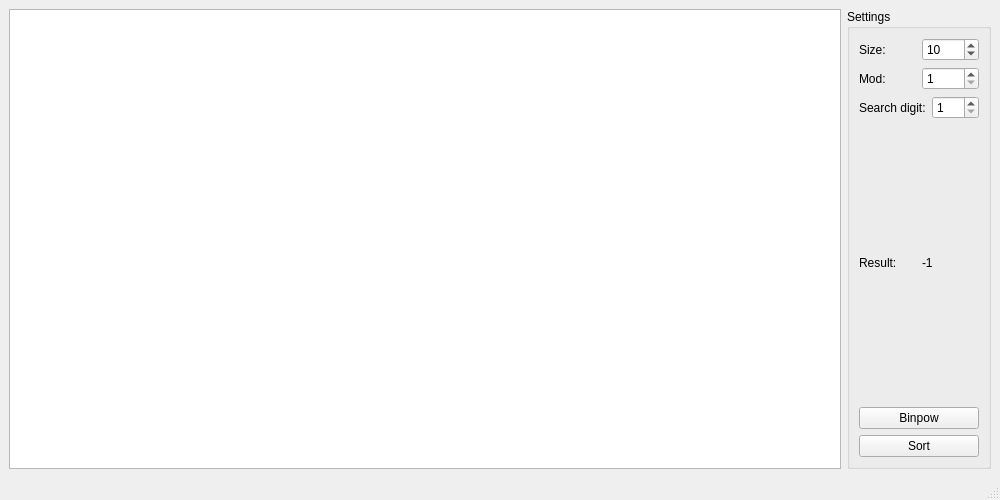
<?xml version="1.0" encoding="UTF-8"?>
<ui version="4.0">
 <class>MainWindow</class>
 <widget class="QMainWindow" name="MainWindow">
  <property name="geometry">
   <rect>
    <x>0</x>
    <y>0</y>
    <width>1000</width>
    <height>500</height>
   </rect>
  </property>
  <property name="maximumSize">
   <size>
    <width>1000</width>
    <height>500</height>
   </size>
  </property>
  <property name="windowTitle">
   <string>MainWindow</string>
  </property>
  <widget class="QWidget" name="centralwidget">
   <layout class="QHBoxLayout" name="horizontalLayout_7">
    <item>
     <widget class="QGraphicsView" name="graphicsView"/>
    </item>
    <item>
     <widget class="QGroupBox" name="groupBox">
      <property name="title">
       <string>Settings</string>
      </property>
      <layout class="QVBoxLayout" name="verticalLayout">
       <item>
        <layout class="QHBoxLayout" name="horizontalLayout_2">
         <item>
          <widget class="QLabel" name="label_3">
           <property name="text">
            <string>Size:</string>
           </property>
          </widget>
         </item>
         <item>
          <widget class="QSpinBox" name="spinBoxSize">
           <property name="minimum">
            <number>1</number>
           </property>
           <property name="maximum">
            <number>100</number>
           </property>
           <property name="value">
            <number>10</number>
           </property>
          </widget>
         </item>
        </layout>
       </item>
       <item>
        <layout class="QHBoxLayout" name="horizontalLayout_5">
         <item>
          <widget class="QLabel" name="label_4">
           <property name="text">
            <string>Mod:</string>
           </property>
          </widget>
         </item>
         <item>
          <widget class="QSpinBox" name="spinBoxMod">
           <property name="minimum">
            <number>1</number>
           </property>
           <property name="maximum">
            <number>100</number>
           </property>
           <property name="value">
            <number>1</number>
           </property>
          </widget>
         </item>
        </layout>
       </item>
       <item>
        <layout class="QHBoxLayout" name="horizontalLayout_6">
         <item>
          <widget class="QLabel" name="label_5">
           <property name="text">
            <string>Search digit:</string>
           </property>
          </widget>
         </item>
         <item>
          <widget class="QSpinBox" name="spinBoxSearchNumber">
           <property name="minimum">
            <number>1</number>
           </property>
           <property name="maximum">
            <number>100</number>
           </property>
          </widget>
         </item>
        </layout>
       </item>
       <item>
        <layout class="QHBoxLayout" name="horizontalLayout">
         <item>
          <widget class="QLabel" name="label_2">
           <property name="text">
            <string>Result:</string>
           </property>
          </widget>
         </item>
         <item>
          <widget class="QLabel" name="labelResult">
           <property name="text">
            <string>-1</string>
           </property>
          </widget>
         </item>
        </layout>
       </item>
       <item>
        <widget class="QPushButton" name="pushButtonBinPow">
         <property name="text">
          <string>Binpow</string>
         </property>
        </widget>
       </item>
       <item>
        <widget class="QPushButton" name="pushButtonSort">
         <property name="text">
          <string>Sort</string>
         </property>
        </widget>
       </item>
      </layout>
     </widget>
    </item>
   </layout>
  </widget>
  <widget class="QMenuBar" name="menubar">
   <property name="geometry">
    <rect>
     <x>0</x>
     <y>0</y>
     <width>1000</width>
     <height>22</height>
    </rect>
   </property>
  </widget>
  <widget class="QStatusBar" name="statusbar"/>
 </widget>
 <resources/>
 <connections/>
</ui>
